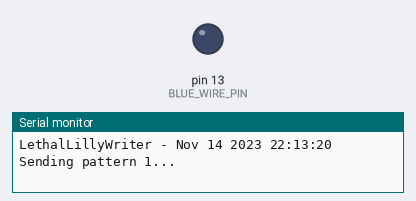
A sketch run on a simulated Arduino Uno, built with avr-gcc and run on an emulated ATmega328P. On the bench: output pins drawn as LEDs (lit = HIGH), the last lines printed to the serial monitor. At 21.9 s the program stops and its outputs stay as they are.

Above: at 0.1 s.
At 8.0 s:
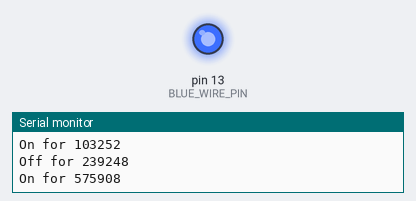
Timing chart, 0 to 23.3 s (numbered marks = the images above):
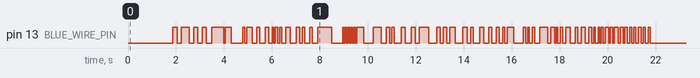

The sketch:

LethalLilyWriter.ino
```cpp
// LethalLilyWriter.ino
/*-----------------------------------------------------------------------------

 Lethal Lily Swamp Witch animatronic Control Box writer.
 By Allen C. Huffman (alsplace@pobox.com)
 www.subethasoftware.com

 This program writes the data to the Lethal Lily head over a
 serial and digital input.

 Hardware:

 https://sviservice.com/collections/2023/products/sv2323794

 Documentation:

 CONFIGURATION:
 1. Define the pins on the Arduino that will be used for TX in
 .  the Software Serial library (connected to the green wire), and the pulse
 .  sending pin (connected to the blue wire).

 VERSION HISTORY:
 2024-06-13 0.00 allenh - Created based on LethalLilyReader.ino
 2024-06-14 0.01 allenh - Changed to PIN 13 so onboard LED will blink.

 TODO:
 * TODO...

 TOFIX:
 * TODO...

 ---------------------------------------------------------------------------*/

/*--------------------------------------------------------------------------*/
// Configuration
/*--------------------------------------------------------------------------*/
#define BAUD_RATE       550
#define GREEN_WIRE_PIN  12  // Serial TX to HEAD
#define BLUE_WIRE_PIN   13   // Pulses OUT to HEAD

/*--------------------------------------------------------------------------*/
// Includes
/*--------------------------------------------------------------------------*/
#include <SoftwareSerial.h>

/*--------------------------------------------------------------------------*/
// RX pin connected to GREEN wire.
// TX pin not used.
/*--------------------------------------------------------------------------*/
SoftwareSerial mySerial(3, GREEN_WIRE_PIN); // RX, TX

/*--------------------------------------------------------------------------*/
// Globals
/*--------------------------------------------------------------------------*/
volatile unsigned int g_pulseCount = 0;

// Pattern one ON and OFF pulse time in micros.
const unsigned long g_pattern1[] = {
    108336,
    185892,
    161408,
    328592,
    200140,
    156160,
    191696,
    161860,
    222340,
    507668,
    63712,
    236864,
    481116,
    97364,
    77224,
    230036,
    189148,
    128228,
    219716,
    153316,
    144596,
    55636,
    66692,
    92192,
    99984,
    73600,
    158388,
    205228,
    244916,
    141988,
    97352,
    114224,
    194472,
    103252,
    239248,
    575908,
    459728,
    16744,
    64608,
    59992,
    64688,
    59916,
    65168,
    59624,
    64788,
    59820,
    67140,
    287636,
    400560,
    325912,
    225148,
    145256,
    80220,
    109232,
    278032,
    175556,
    253068,
    156324,
    174984,
    381868,
    333784,
    158776,
    108328,
    164388,
    108324,
    242136,
    297388,
    195164,
    155604,
    100400,
    269976,
    153988,
    211304,
    136536,
    175524,
    133576,
    147248,
    83664,
    91740,
    279872,
    381224,
    105904,
    83312,
    69700,
    119660,
    108528,
    216900,
    319000,
    139236,
    153120,
    69424,
    55812,
    114036,
    91828,
    127924,
    184272,
    216976,
    105800,
    133452,
    181064,
    139080,
    128108,
    69424,
    67880,
    122192,
    58644,
    74852,
    81140,
    77672,
    142156,
    60888,
    119856,
    61256,
    156028,
    77752,
    122588,
    63792,
    103344,
    102604,
    92016,
    91632,
    83948,
    94256,
    125492,
    75016,
    97204,
    111228,
    80860,
    155744
};


//Prototypes
uint8_t convertValue (unsigned int value);

/*--------------------------------------------------------------------------*/
// Setup
/*--------------------------------------------------------------------------*/
void setup() {
    // Arduino console port.
    Serial.begin(9600);
    while (!Serial);

    // Control Box serial baud rate.
    mySerial.begin(BAUD_RATE);

    pinMode(BLUE_WIRE_PIN, OUTPUT);

    for (int idx=0; idx<10; idx++) Serial.println();
    Serial.println("LethalLillyWriter - "__DATE__" "__TIME__);
}

/*--------------------------------------------------------------------------*/
// Main loop
/*--------------------------------------------------------------------------*/
void loop()
{
    Serial.println ("Sending pattern 1...");

    mySerial.write (convertValue (8)); // End any sequence.

    delay (1000);

    mySerial.write (convertValue (1)); // Sequence 1

    delay (745);

    for (int idx=0; idx < sizeof(g_pattern1)/sizeof(g_pattern1[0]); idx++)
    {
        if (idx & 1)
        {
            digitalWrite(BLUE_WIRE_PIN, HIGH);
            Serial.print ("On for ");
        }
        else
        {
            digitalWrite(BLUE_WIRE_PIN, LOW);
            Serial.print ("Off for ");
        }
        Serial.println (g_pattern1[idx]);

        // Large values do not work for delayMicroseconds(), so a custom
        // function is used to delay using ms, then leftover time in us.
        customDelayMicroseconds (g_pattern1[idx]);
    }

    Serial.println ("Done.");

    while (1);
} // end of loop()


/*--------------------------------------------------------------------------*/
// Convert number (1-8) to Lethal Lilly byte format (0011 1100).
/*--------------------------------------------------------------------------*/
uint8_t convertValue (unsigned int value)
{
    uint8_t returnByte = 0;

    if ((value < 1) || (value > 8))
    {
        Serial.println ("convertValue must be 1-7 (pattern) or 8 (end).");
        returnByte = 0;
    }
    else
    {
        returnByte = value | (~value << 4);
    }

    return returnByte;
}

// Created by ChatGPT.
void customDelayMicroseconds(unsigned long delayTimeMicros) {
    unsigned long delayTimeMillis = delayTimeMicros / 1000;
    unsigned long remainingMicros = delayTimeMicros % 1000;

    delay(delayTimeMillis); // This will not delay if delayTimeMillis is 0
    delayMicroseconds(remainingMicros); // This will handle the remaining microseconds
}

// End of LethalLilyWriter.ino
```

Measured:
- by itself, pin 13 (BLUE_WIRE_PIN): LOW → HIGH at 1.9 s, → LOW 0.19 s later, → HIGH 0.16 s later, → LOW 0.33 s later, … (128 changes in this stretch)
